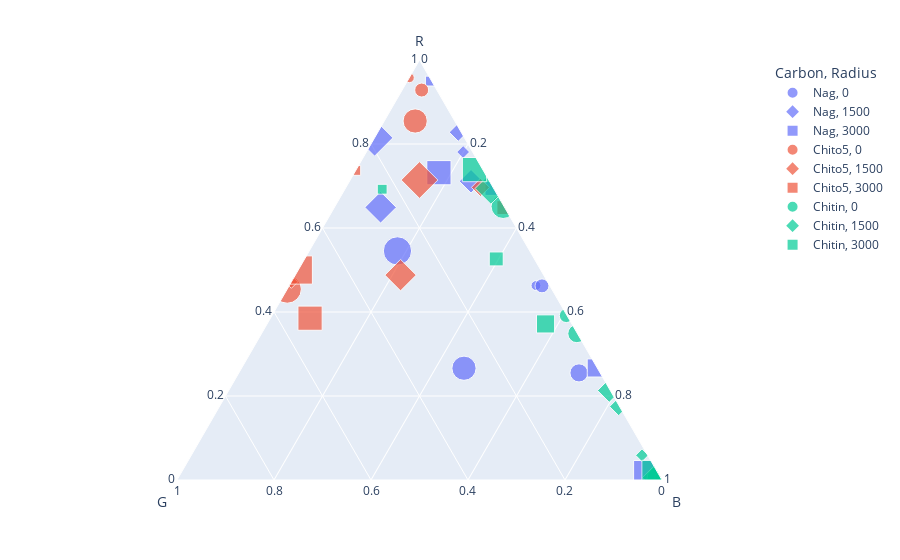

The cell this chart's notebook holds for it:
### Code cell
df4plot = pop_den_1d_df[(pop_den_1d_df["Rep"] == "rep3") & ((pop_den_1d_df["Radius"] == 0) | (pop_den_1d_df["Radius"] == 1500) | (pop_den_1d_df["Radius"] == 3000))]
fig = px.scatter_ternary(df4plot, a='R', b='G', c='B',
    size="Time", color="Carbon", symbol="Radius")
fig.write_image("results/1Drep3.pdf")
fig.show()

### Figure 1 — Plotly figure (JSON) as saved in the notebook; plotly's stock layout.template omitted (floating-point values rounded to 4 significant figures)
{"data": [{"a": [0.451, 0.4629, 0.4622, 0.255, 0.2661, 0.5455], "b": [0.06774, 0.02836, 0.01633, 0.04363, 0.2752, 0.2727], "c": [0.4813, 0.5087, 0.5215, 0.7014, 0.4587, 0.1818], "hovertemplate": "Carbon=Nag<br>Radius=0<br>R=%{a}<br>G=%{b}<br>B=%{c}<br>Time=%{marker.size}<extra></extra>", "legendgroup": "Nag, 0", "marker": {"color": "#636efa", "size": [0, 11, 22, 37, 66, 90], "sizemode": "area", "sizeref": 0.225, "symbol": "circle"}, "mode": "markers", "name": "Nag, 0", "showlegend": true, "subplot": "ternary", "type": "scatterternary"}, {"a": [0.6227, 0.7809, 0.828, 0.7112, 0.6491, 0.8148], "b": [0.1113, 0.01955, 0.005962, 0.03811, 0.2557, 0.1852], "c": [0.266, 0.1995, 0.166, 0.2506, 0.09521, 0], "hovertemplate": "Carbon=Nag<br>Radius=1500<br>R=%{a}<br>G=%{b}<br>B=%{c}<br>Time=%{marker.size}<extra></extra>", "legendgroup": "Nag, 1500", "marker": {"color": "#636efa", "size": [0, 11, 22, 37, 66, 90], "sizemode": "area", "sizeref": 0.225, "symbol": "diamond"}, "mode": "markers", "name": "Nag, 1500", "showlegend": true, "subplot": "ternary", "type": "scatterternary"}, {"a": [0.8241, 0.9498, 0.6943, 0.2668, 0.7317, 0.01276], "b": [0.0503, 0.002721, 0.00346, 0.002138, 0.09409, 0.02296], "c": [0.1256, 0.04746, 0.3023, 0.7311, 0.1742, 0.9643], "hovertemplate": "Carbon=Nag<br>Radius=3000<br>R=%{a}<br>G=%{b}<br>B=%{c}<br>Time=%{marker.size}<extra></extra>", "legendgroup": "Nag, 3000", "marker": {"color": "#636efa", "size": [0, 11, 22, 37, 66, 90], "sizemode": "area", "sizeref": 0.225, "symbol": "square"}, "mode": "markers", "name": "Nag, 3000", "showlegend": true, "subplot": "ternary", "type": "scatterternary"}, {"a": [0.7, 0.9578, 0.9285, 0.8548, 0.4545], "b": [0.3, 0.04207, 0.03126, 0.08156, 0.5455], "c": [0, 9.853e-05, 0.04028, 0.06368, 0], "hovertemplate": "Carbon=Chito5<br>Radius=0<br>R=%{a}<br>G=%{b}<br>B=%{c}<br>Time=%{marker.size}<extra></extra>", "legendgroup": "Chito5, 0", "marker": {"color": "#EF553B", "size": [0, 11, 22, 66, 90], "sizemode": "area", "sizeref": 0.225, "symbol": "circle"}, "mode": "markers", "name": "Chito5, 0", "showlegend": true, "subplot": "ternary", "type": "scatterternary"}, {"a": [0.5, 0.4717, 0.6967, 0.4878, 0.7143], "b": [0.5, 0.5283, 0.02593, 0.2952, 0.1429], "c": [0, 0, 0.2773, 0.217, 0.1429], "hovertemplate": "Carbon=Chito5<br>Radius=1500<br>R=%{a}<br>G=%{b}<br>B=%{c}<br>Time=%{marker.size}<extra></extra>", "legendgroup": "Chito5, 1500", "marker": {"color": "#EF553B", "size": [0, 11, 22, 66, 90], "sizemode": "area", "sizeref": 0.225, "symbol": "diamond"}, "mode": "markers", "name": "Chito5, 1500", "showlegend": true, "subplot": "ternary", "type": "scatterternary"}, {"a": [0.3333, 0.7371, 0.6484, 0.3853, 0.5], "b": [0.2667, 0.2629, 0.00184, 0.533, 0.5], "c": [0.4, 0, 0.3498, 0.08168, 0], "hovertemplate": "Carbon=Chito5<br>Radius=3000<br>R=%{a}<br>G=%{b}<br>B=%{c}<br>Time=%{marker.size}<extra></extra>", "legendgroup": "Chito5, 3000", "marker": {"color": "#EF553B", "size": [0, 11, 22, 66, 90], "sizemode": "area", "sizeref": 0.225, "symbol": "square"}, "mode": "markers", "name": "Chito5, 3000", "showlegend": true, "subplot": "ternary", "type": "scatterternary"}, {"a": [0.007724, 0.006098, 0.3915, 0.3486, 0.6515, 0.002096], "b": [0.0004352, 0.001524, 0.001446, 0.001214, 0.001733, 0.001048], "c": [0.9918, 0.9924, 0.607, 0.6502, 0.3468, 0.9969], "hovertemplate": "Carbon=Chitin<br>Radius=0<br>R=%{a}<br>G=%{b}<br>B=%{c}<br>Time=%{marker.size}<extra></extra>", "legendgroup": "Chitin, 0", "marker": {"color": "#00cc96", "size": [0, 11, 22, 37, 66, 90], "sizemode": "area", "sizeref": 0.225, "symbol": "circle"}, "mode": "markers", "name": "Chitin, 0", "showlegend": true, "subplot": "ternary", "type": "scatterternary"}, {"a": [0.01511, 0.05882, 0.1749, 0.213, 0.6942, 0.005331], "b": [0.01813, 0.01176, 0.001891, 0.002154, 0.005878, 0], "c": [0.9668, 0.9294, 0.8233, 0.7848, 0.2999, 0.9947], "hovertemplate": "Carbon=Chitin<br>Radius=1500<br>R=%{a}<br>G=%{b}<br>B=%{c}<br>Time=%{marker.size}<extra></extra>", "legendgroup": "Chitin, 1500", "marker": {"color": "#00cc96", "size": [0, 11, 22, 37, 66, 90], "sizemode": "area", "sizeref": 0.225, "symbol": "diamond"}, "mode": "markers", "name": "Chitin, 1500", "showlegend": true, "subplot": "ternary", "type": "scatterternary"}, {"a": [0.05224, 0.6923, 0.5263, 0.3716, 0.739, 0.01328], "b": [0.05224, 0.2308, 0.0786, 0.05427, 0.01712, 0.005693], "c": [0.8955, 0.07692, 0.3951, 0.5741, 0.2438, 0.981], "hovertemplate": "Carbon=Chitin<br>Radius=3000<br>R=%{a}<br>G=%{b}<br>B=%{c}<br>Time=%{marker.size}<extra></extra>", "legendgroup": "Chitin, 3000", "marker": {"color": "#00cc96", "size": [0, 11, 22, 37, 66, 90], "sizemode": "area", "sizeref": 0.225, "symbol": "square"}, "mode": "markers", "name": "Chitin, 3000", "showlegend": true, "subplot": "ternary", "type": "scatterternary"}], "layout": {"legend": {"itemsizing": "constant", "title": {"text": "Carbon, Radius"}, "tracegroupgap": 0}, "margin": {"t": 60}, "ternary": {"aaxis": {"title": {"text": "R"}}, "baxis": {"title": {"text": "G"}}, "caxis": {"title": {"text": "B"}}, "domain": {"x": [0, 1], "y": [0, 1]}}}}
